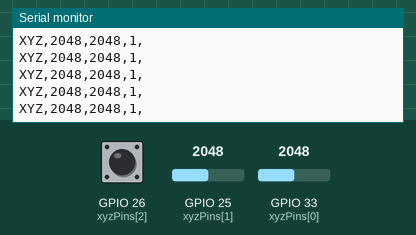
This sketch was run on a simulated ESP32. Parts: the last lines printed to the serial monitor. Inputs (shaded band) come from the test bench; at power-on: GPIO 25 (xyzPins[1]) = 2048, GPIO 33 (xyzPins[0]) = 2048, GPIO 26 (xyzPins[2]) HIGH.

Above: at 1.2 s.
1.3 s: GPIO 25 (xyzPins[1]) set to 2866
At 1.31 s:
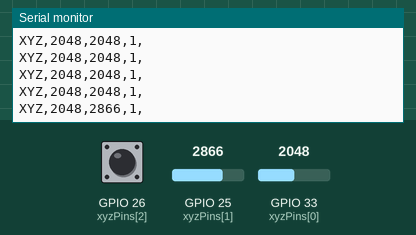
2.8 s: GPIO 33 (xyzPins[0]) set to 2866
At 2.81 s:
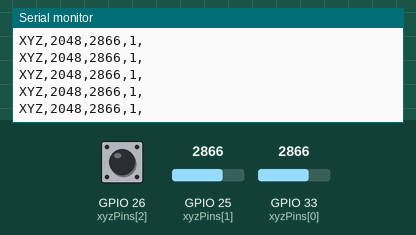
4.3 s: GPIO 26 (xyzPins[2]) pulled LOW for 0.15 s
At 4.32 s:
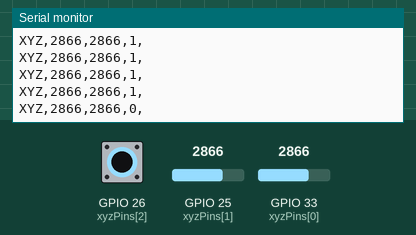
5.9 s: GPIO 25 (xyzPins[1]) set to 3603
At 5.93 s:
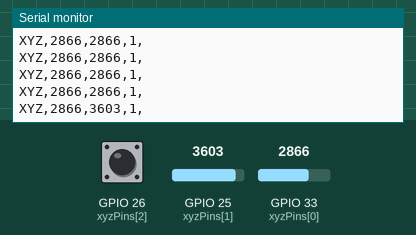
7.4 s: GPIO 26 (xyzPins[2]) pulled LOW for 1 s
At 7.43 s:
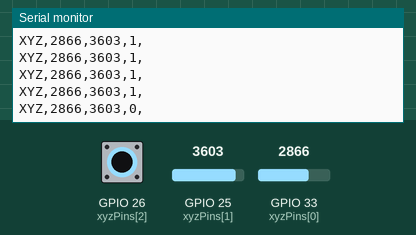
9.9 s: GPIO 33 (xyzPins[0]) set to 3603
At 9.94 s:
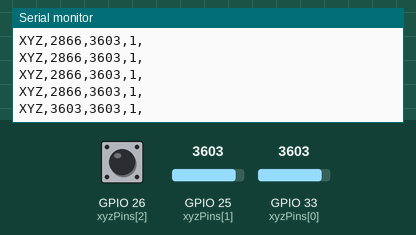
Timing chart, 0 to 12.4 s (numbered marks = the images above; inputs shaded):
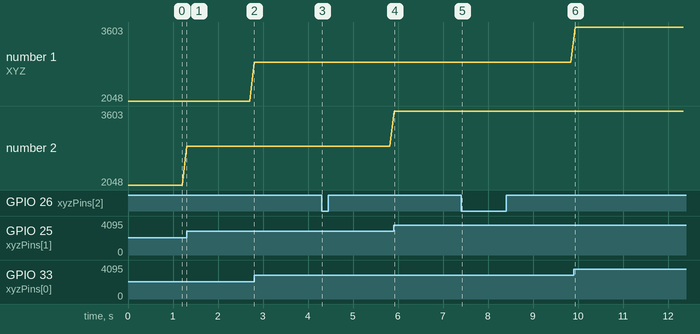

Measured:
- after the input at 1.3 s, the serial monitor: prints a new line at once (image 1)
- after the input at 4.3 s, the serial monitor: prints a new line at once (image 3)
- after the input at 5.9 s, the serial monitor: prints a new line at once (image 4)
- after the input at 7.4 s, the serial monitor: prints a new line at once (image 5)
- after the input at 9.9 s, the serial monitor: prints a new line at once (image 6)
- plotted number 2: 2048 → 2866 after the input at 1.3 s, 2866 → 3603 after the input at 5.9 s

The sketch:

dog_vs_squirrel.ino
```cpp
// #define PIN_ANALOG_IN 15 // potentiometer, didn't end up using
// #define PIN_BUTTON 32 // button, didn't end up using

int xyzPins[] = {33, 25, 26}; //x,y,z on joystick

void setup() {
  Serial.begin(115200); // must be at 115200 baud in serial monitor to read inputs
  pinMode(xyzPins[2], INPUT_PULLUP); // z axis of joystick functions as button.
  //pinMode(PIN_BUTTON, INPUT); // for button
}

void loop() {
  int xVal = analogRead(xyzPins[0]); // joystick x
  int yVal = analogRead(xyzPins[1]); //  joystick y
  int zVal = digitalRead(xyzPins[2]); // joystick z - pushed (0) not pushed (1)

  //int adcVal = analogRead(PIN_ANALOG_IN); // read adc of potentiometer

  //int buttonVal = digitalRead(PIN_BUTTON);

  //Serial.printf("XYZ,%d,%d,%d,\n", xVal, yVal, zVal, adcVal, buttonVal); // comma separators for splitting in processing
  Serial.printf("XYZ,%d,%d,%d,\n", xVal, yVal, zVal);
  delay(100);
}
```
